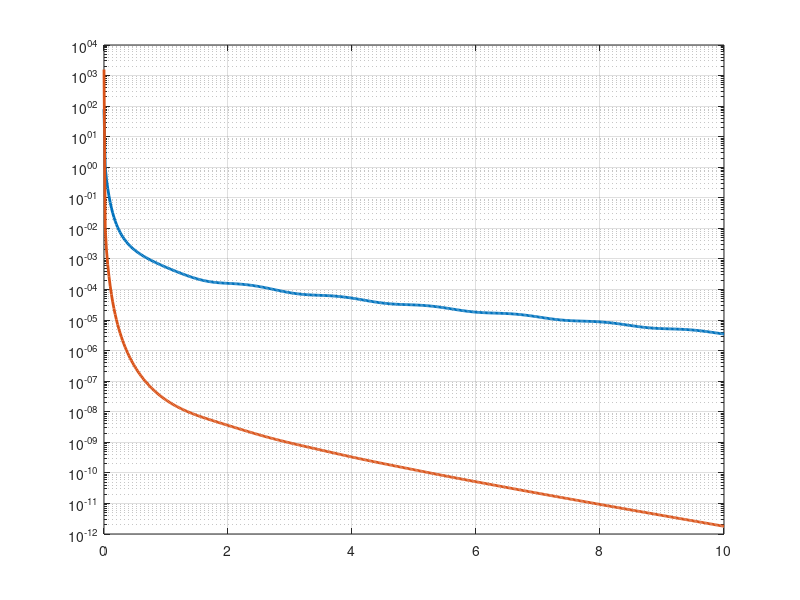
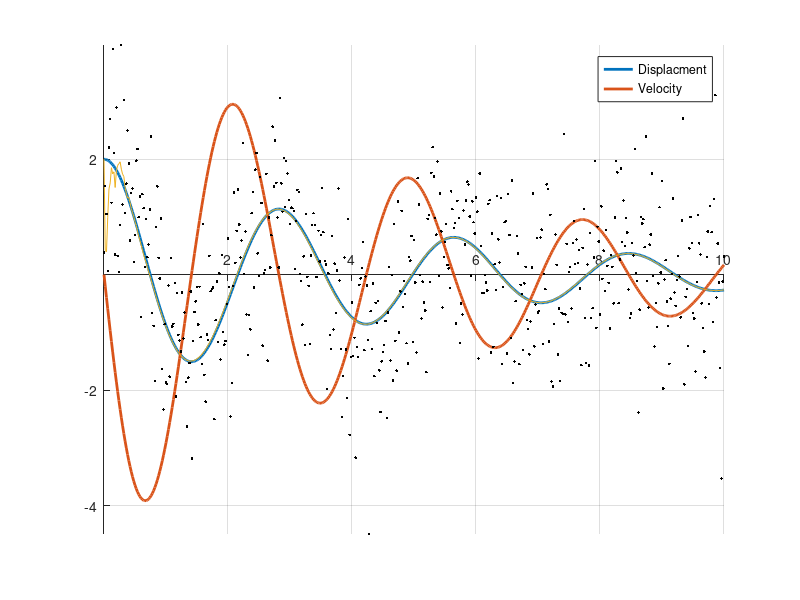

These figures' MATLAB source, in order:
close all; clear; clc;
rng(2);

c = .4;
k = 5;
m = 1;
dt = 0.02;
T = 10;

A = [0 1; -k/m -c/m];
F = expm(A*dt);

x0 = [2; 0];
P0 = eye(2) * 40;

[t, xRecTru] = ode45(@(t,x) A*x, 0:dt:T, x0);

truPosRec = xRecTru(:,1);
truVelRec = xRecTru(:,2);

% Kalman Filter 

obsVar = [1 .1];
noisyObs = xRecTru.' + diag(sqrt(obsVar))*randn(size(xRecTru)).';
nosPosRec = noisyObs(1,:);
R = diag(obsVar).^2;
H = diag([1 1]);
I = eye(2);
numSteps = length(t) - 1;

xRec = zeros(2,numSteps);
xRec(:,1) = F*x0;

PRec = zeros(2,2,numSteps);
PRec(:,:,1) = F*P0*F';

trPRec = zeros(1,numSteps);
trPRec(1) = trace(PRec(:,:,1));

detPRec = zeros(1,numSteps);
detPRec(1) = det(PRec(:,:,1));

for ii=1:numSteps
    mesPos = noisyObs(:,ii);
    PPre = PRec(:,:,ii);
	xPre = xRec(:,ii);

	K = PPre*H.'*inv(H*PPre*H.' + R);
	xEst = xPre + K*(mesPos - H*xPre);
	PEst = (I - K*H)*PPre*(I - K*H).' + K*R*K.';
	xNxt = F*xEst;
	PNxt = F*PEst*F.';

	% recording
	PRec(:,:,ii+1) = PNxt;
	xRec(:,ii+1) = xNxt;
    trPRec(ii+1) = trace(PEst);
    detPRec(ii+1) = det(PEst);
end

estPosRec = xRec(1,:).';
estVelRec = xRec(2,:).';

% error calc
error = truPosRec - estPosRec;

% static plot figure
figure;
axis tight

set(gcf,'Position',[100 100 650 600],'color','w');
set(gca,'XAxisLocation', 'origin', 'YAxisLocation', 'origin');
semilogy(t, trPRec, 'LineWidth',2);
hold on
semilogy(t, detPRec, 'LineWidth',2);
grid on

%
figure;
axis tight
grid on
set(gcf,'Position',[800 100 650 600],'color','w');
set(gca,'XAxisLocation', 'origin', 'YAxisLocation', 'origin');
hold on

plot(t,truPosRec,'LineWidth',2);
plot(t,truVelRec,'LineWidth',2);
plot(t,estPosRec);
plot(t,nosPosRec, 'k.');
legend('Displacment','Velocity');